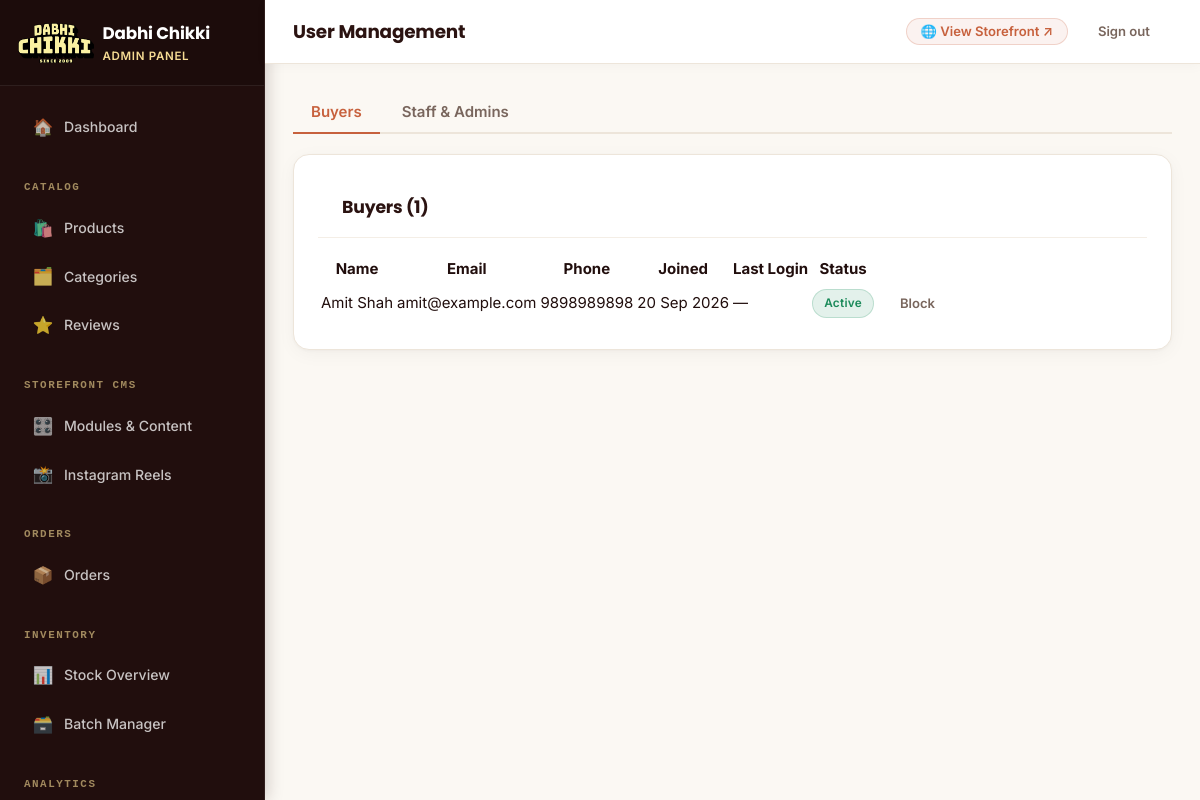
/admin/users.php (signed in), run on the app's committed database.
### tables this page shows
CREATE TABLE `users` (
  `id` int unsigned NOT NULL AUTO_INCREMENT,
  `uuid` char(36) NOT NULL,
  `role` enum('superadmin','admin','employee','buyer') NOT NULL,
  `full_name` varchar(150) NOT NULL,
  `email` varchar(190) NOT NULL,
  `phone` varchar(15) NOT NULL,
  `password_hash` varchar(255) NOT NULL,
  `is_active` tinyint(1) NOT NULL DEFAULT '1',
  `email_verified_at` datetime DEFAULT NULL,
  `phone_verified_at` datetime DEFAULT NULL,
  `must_reset_password` tinyint(1) NOT NULL DEFAULT '0',
  `created_by` int unsigned DEFAULT NULL,
  `last_login_at` datetime DEFAULT NULL,
  `created_at` datetime NOT NULL DEFAULT CURRENT_TIMESTAMP,
  `updated_at` datetime NOT NULL DEFAULT CURRENT_TIMESTAMP ON UPDATE CURRENT_TIMESTAMP,
  PRIMARY KEY (`id`),
  UNIQUE KEY `uuid` (`uuid`),
  UNIQUE KEY `uq_users_email` (`email`),
  UNIQUE KEY `uq_users_phone` (`phone`),
  KEY `idx_users_role` (`role`),
  KEY `fk_users_created_by` (`created_by`),
  CONSTRAINT `fk_users_created_by` FOREIGN KEY (`created_by`) REFERENCES `users` (`id`) ON DELETE SET NULL
);

### includes/helpers/functions.php (called while the page is built, shortened)
<?php
function e(?string $value): string
{
    return htmlspecialchars($value ?? '', ENT_QUOTES, 'UTF-8');
}
function get(string $key, string $default = ''): string
{
    return trim($_GET[$key] ?? $default);
}

### includes/db/Database.php (called while the page is built, shortened)
<?php
class Database
{
    private static ?PDO $instance = null;
    public static function getInstance(): PDO
    {
        if (self::$instance === null) {
            $dsn = sprintf(
                'mysql:host=%s;dbname=%s;charset=%s',
                DB_HOST,
                DB_NAME,
                DB_CHARSET
            );
            self::$instance = new PDO($dsn, DB_USER, DB_PASS, [
                PDO::ATTR_ERRMODE            => PDO::ERRMODE_EXCEPTION,
                PDO::ATTR_DEFAULT_FETCH_MODE => PDO::FETCH_ASSOC,
                PDO::ATTR_EMULATE_PREPARES   => false,
            ]);
        }
        return self::$instance;
    }
    public static function query(string $sql, array $params = []): PDOStatement
    {
        $stmt = self::getInstance()->prepare($sql);
        $stmt->execute($params);
        return $stmt;
    }
    public static function fetchAll(string $sql, array $params = []): array
    {
        return self::query($sql, $params)->fetchAll();
    }
}

### public_html/admin/users.php (the view, shortened to what this page needs)
<?php
$tab = get('tab', 'buyers');
$buyers = Database::fetchAll(
    "SELECT id, full_name, email, phone, is_active, last_login_at, created_at
     FROM users WHERE role='buyer' ORDER BY created_at DESC LIMIT 100"
);
require_once __DIR__ . '/partials/page-start.php';
?>
<div class="admin-content">
  <div style="display:flex;gap:4px;margin-bottom:20px;border-bottom:2px solid var(--dc-border);">
    <a href="?tab=buyers" class="<?= $tab==='buyers' ? 'tab-active' : '' ?>" style="padding:8px 18px;font-weight:600;text-decoration:none;color:<?= $tab==='buyers' ? 'var(--dc-terracotta)' : 'var(--dc-muted)' ?>;border-bottom:2px solid <?= $tab==='buyers' ? 'var(--dc-terracotta)' : 'transparent' ?>;margin-bottom:-2px;">Buyers</a>
    <a href="?tab=staff" class="<?= $tab==='staff' ? 'tab-active' : '' ?>" style="padding:8px 18px;font-weight:600;text-decoration:none;color:<?= $tab==='staff' ? 'var(--dc-terracotta)' : 'var(--dc-muted)' ?>;border-bottom:2px solid <?= $tab==='staff' ? 'var(--dc-terracotta)' : 'transparent' ?>;margin-bottom:-2px;">Staff & Admins</a>
  </div>
  <?php if ($tab === 'buyers'): ?>
  <div class="card">
    <div class="card-header"><h3 class="card-title">Buyers (<?= count($buyers) ?>)</h3></div>
    <table class="admin-table">
      <thead><tr><th>Name</th><th>Email</th><th>Phone</th><th>Joined</th><th>Last Login</th><th>Status</th><th></th></tr></thead>
      <tbody>
      <?php foreach ($buyers as $u): ?>
      <tr>
        <td><?= e($u['full_name']) ?></td>
        <td><?= e($u['email']) ?></td>
        <td><?= e($u['phone']) ?></td>
        <td><?= date('d M Y', strtotime($u['created_at'])) ?></td>
        <td><?= $u['last_login_at'] ? date('d M Y', strtotime($u['last_login_at'])) : '—' ?></td>
        <td><span class="badge badge-<?= $u['is_active'] ? 'success' : 'danger' ?>"><?= $u['is_active'] ? 'Active' : 'Blocked' ?></span></td>
        <td>
          <form method="POST" style="display:inline;">
            <button type="submit" class="btn btn-ghost btn-sm"><?= $u['is_active'] ? 'Block' : 'Unblock' ?></button>
          </form>
        </td>
      </tr>
      <?php endforeach; ?>
      </tbody>
    </table>
  </div>
  <?php endif; ?>
</div>
<?php require_once __DIR__ . '/partials/page-end.php'; ?>

### public_html/assets/css/style.css (style rules this page uses)
:root { --dc-yellow: #f6dc94; --dc-yellow-dark: #e5c46e; --dc-yellow-light: #fff9e6; --dc-black: #210e0d; --dc-black-soft: #2b1311; --dc-cream: #fbf8f3; --dc-cream-alt: #f4eee6; --dc-cream-deep: #ede4d8; --dc-terracotta: #c7613d; --dc-terracotta-dark: #a84d2c; --dc-terracotta-light: #faeee8; --dc-success: #1b8a5a; --dc-success-bg: rgba(27, 138, 90, 0.10); --dc-warning: #d98218; --dc-warning-bg: rgba(217, 130, 24, 0.10); --dc-danger: #c53434; --dc-danger-bg: rgba(197, 52, 52, 0.10); --dc-info: #2b70a8; --dc-info-bg: rgba(43, 112, 168, 0.10); --dc-border: #ede5da; --dc-border-strong: #dcd1c2; --dc-muted: #79665d; --dc-white: #ffffff; --dc-font-heading: 'Poppins', Georgia, -apple-system, sans-serif; --dc-font-body: 'Inter', -apple-system, BlinkMacSystemFont, 'Segoe UI', Roboto, sans-serif; --dc-font-mono: 'Cascadia Code', 'Fira Mono', 'Consolas', monospace; --dc-space-xs: 4px; --dc-space-sm: 8px; --dc-space-md: 16px; --dc-space-lg: 24px; --dc-space-xl: 40px; --dc-space-2xl: 64px; --dc-radius-sm: 8px; --dc-radius: 12px; --dc-radius-lg: 16px; --dc-radius-xl: 24px; --dc-shadow-sm: 0 1px 3px rgba(43, 19, 17, 0.05); --dc-shadow: 0 4px 18px rgba(43, 19, 17, 0.06); --dc-shadow-lg: 0 10px 30px rgba(43, 19, 17, 0.09); --dc-shadow-xl: 0 20px 50px rgba(43, 19, 17, 0.12); --dc-container-width: 1200px; --dc-transition: 0.2s cubic-bezier(0.4, 0, 0.2, 1); }
*, *::before, *::after { box-sizing: border-box; }
html { scroll-behavior: smooth; -webkit-text-size-adjust: 100%; }
body { margin: 0; font-family: var(--dc-font-body); font-size: 15px; line-height: 1.6; background: var(--dc-cream); color: var(--dc-black); -webkit-font-smoothing: antialiased; }
h1, h2, h3, h4, h5, h6 { font-family: var(--dc-font-heading); font-weight: 700; line-height: 1.25; margin: 0 0 0.5em; color: var(--dc-black); }
h3 { font-size: 1.25rem; }
a { color: var(--dc-terracotta); text-decoration: none; transition: color var(--dc-transition); }
.btn { display: inline-flex; align-items: center; justify-content: center; gap: 6px; padding: 11px 24px; border-radius: var(--dc-radius); border: 2px solid transparent; font-family: var(--dc-font-body); font-size: 0.9rem; font-weight: 600; cursor: pointer; text-decoration: none; transition: all var(--dc-transition); white-space: nowrap; line-height: 1; }
.btn-ghost { background: transparent; color: var(--dc-muted); border-color: transparent; }
.btn-sm { padding: 7px 16px; font-size: 0.82rem; }
.card { background: var(--dc-white); border: 1px solid var(--dc-border); border-radius: var(--dc-radius-lg); box-shadow: var(--dc-shadow); padding: var(--dc-space-lg); transition: box-shadow var(--dc-transition), transform var(--dc-transition); }
.card-header { display: flex; align-items: center; justify-content: space-between; margin-bottom: var(--dc-space-md); padding-bottom: var(--dc-space-md); border-bottom: 1px solid var(--dc-border); }
.card-title { font-family: var(--dc-font-heading); font-size: 1.05rem; font-weight: 700; margin: 0; }
.badge { display: inline-flex; align-items: center; gap: 4px; padding: 3px 10px; border-radius: 999px; font-size: 0.75rem; font-weight: 600; letter-spacing: 0.03em; white-space: nowrap; }
.badge-success { background: var(--dc-success-bg); color: var(--dc-success); }
.admin-content { padding: var(--dc-space-lg); flex: 1; }
.admin-content { padding: 28px; background: var(--dc-cream); min-height: calc(100vh - 64px); }
.card { background: #ffffff; border: 1px solid var(--dc-border); border-radius: 16px; box-shadow: 0 4px 20px -2px rgba(43, 19, 17, 0.05), 0 1px 3px rgba(43, 19, 17, 0.03); margin-bottom: 20px; overflow: hidden; transition: box-shadow 0.25s ease, border-color 0.25s ease; }
.card-header { padding: 18px 24px; border-bottom: 1px solid #f4eee6; background: #ffffff; }
.card-title { font-family: var(--dc-font-heading); font-size: 1.08rem; font-weight: 700; color: #2b1311; margin: 0; letter-spacing: -0.01em; }
.btn { border-radius: 10px; font-weight: 600; padding: 10px 20px; transition: all 0.2s cubic-bezier(0.16, 1, 0.3, 1); }
.badge { border-radius: 9999px; padding: 4px 11px; font-size: 0.74rem; font-weight: 600; letter-spacing: 0.02em; }
.badge-success { background: rgba(27, 138, 90, 0.12); color: #1b8a5a; border: 1px solid rgba(27, 138, 90, 0.2); }

### data on the page
users: full_name "Amit Shah", email "amit@example.com", phone "9898989898", created_at "20 Sep 2026", is_active "Active"

### other printed values
$pageHeading "User Management"
count($buyers) "1"
